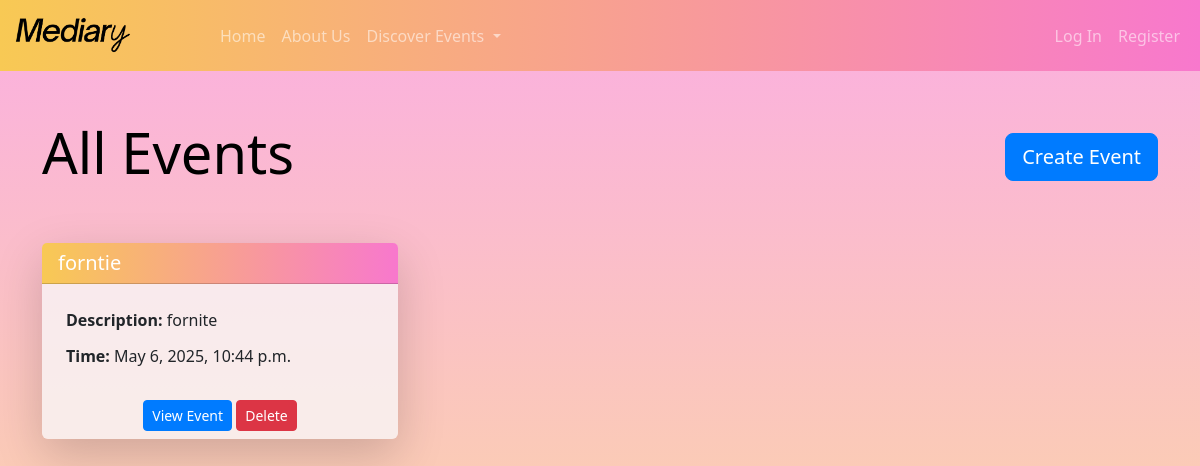
Screenshot of /events/ with the database file from the repository.
### mediary/models.py (models this page shows, shortened)
class Event(models.Model):
    user = models.ForeignKey(settings.AUTH_USER_MODEL, on_delete=models.SET_NULL, null=True, blank=True)
    created_at = models.DateTimeField(auto_now_add=True)
    title = models.CharField(max_length=255)
    location = models.CharField(max_length=255)
    description = models.CharField(max_length=255)
    time = models.DateTimeField()

### mediary/views.py (the view)
# urls.py: path('events/', views.event_list, name='event_list'),
def event_list(request):
    events = Event.objects.all().order_by('-created_at')
    form = EventForm()
    context = {'events': events, 'form': form}
    return render(request, 'mediary/all_events.html', context)

### mediary/templates/mediary/all_events.html (shortened to what this page needs)
{% extends "mediary/base.html" %}
{% load static %}
{% block content %}
<link href="https://cdn.jsdelivr.net/npm/bootstrap@5.3.2/dist/css/bootstrap.min.css" rel="stylesheet">
<div class="container mt-5">
    <div class="d-flex justify-content-between align-items-center mb-5">
        <h1 class="display-4 text-black">All Events</h1>
        <a href="{% url 'mediary:event_create' %}" class="btn btn-primary btn-lg">Create Event</a>
    </div>
    <div class="row">
        {% for event in events %}
            <div class="col-md-6 col-lg-4 mb-4">
                <div class="card shadow-lg border-0 bg-light bg-opacity-75 h-100">
                    <div class="card-header bg-primary text-white">
                        <h3 class="h5 mb-0">{{ event.title }}</h3>
                    </div>
                    <div class="card-body">
                        <p class="card-text"><strong>Description:</strong> {{ event.description }}</p>
                        <p class="card-text"><strong>Time:</strong> {{ event.time|date:"F j, Y, g:i a" }}</p>
                    </div>
                    <div class="card-footer bg-transparent border-0 text-center">
                        <a href="{% url 'mediary:event_detail' event.id %}" class="btn btn-primary btn-sm">View Event</a>
                        <form action="{% url 'mediary:delete_event' event.id %}" method="POST" style="display: inline;">
                            <button type="submit" class="btn btn-danger btn-sm">Delete</button>
                        </form>
                    </div>
                </div>
            </div>
        {% endfor %}
    </div>
</div>
{% endblock content %}

### mediary/templates/mediary/all_events.html (style rules this page uses)
body { background: linear-gradient(180deg, rgba(248, 121, 205, 0.6), rgba(248, 201, 84, 0.6)); min-height: 100vh; margin: 0; }
.card-header { background: linear-gradient(90deg, #f8c954, #f878cd); }
.card { background-color: rgba(255, 255, 255, 0.3); }
.card-body { padding: 1.5rem; }
.card-text { margin-bottom: 0.75rem; }
.btn-primary { background-color: #007bff; border-color: #007bff; }

### rows the page displays
Event: title "forntie", description "fornite", time "May 6, 2025, 10:44 p.m."
